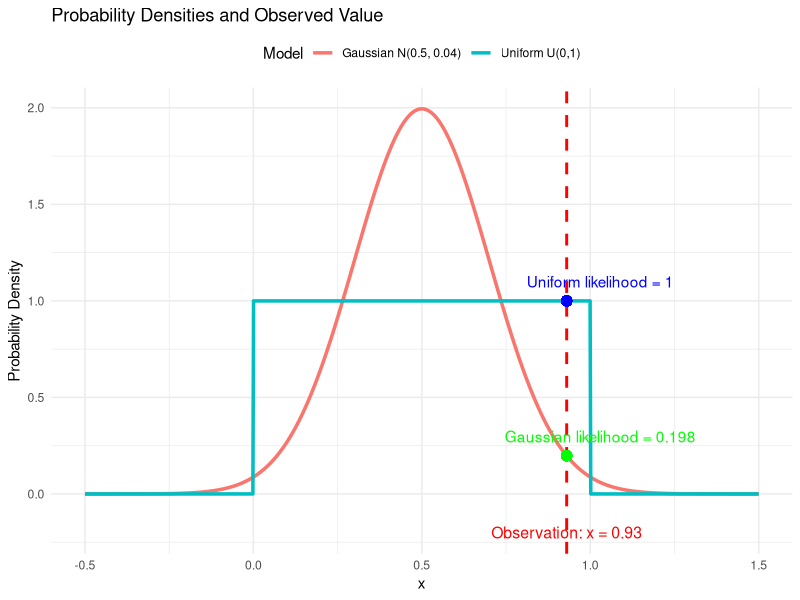
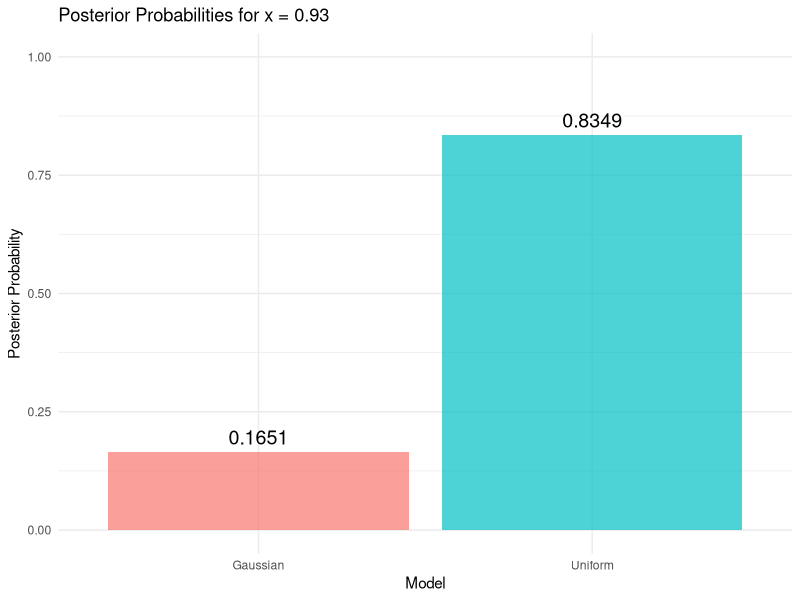
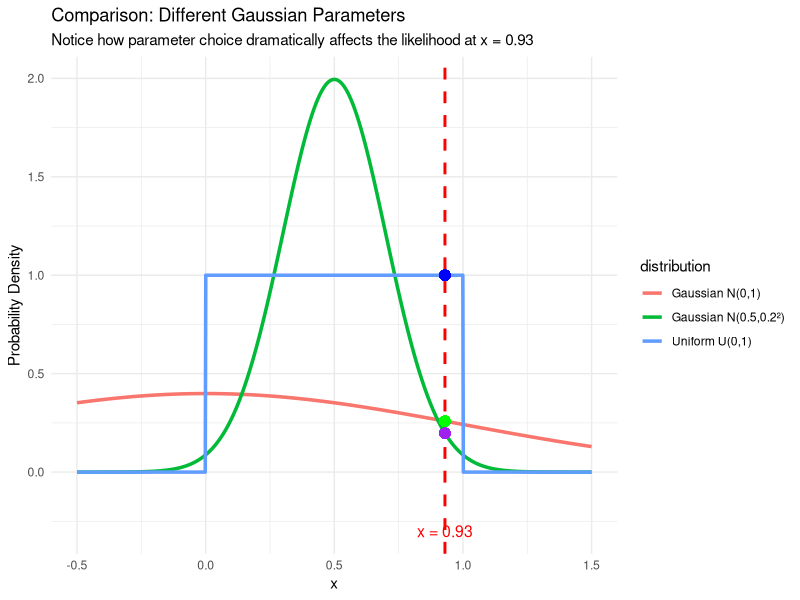

The R source for these figures, in order:
## ---- chunk 1
knitr::opts_chunk$set(echo = TRUE, warning = FALSE, message = FALSE)
library(ggplot2)
library(dplyr)
## ---- chunk 2
# Define our observation
x_obs <- 0.93

# Model 1: Uniform distribution U(0,1)
likelihood_uniform <- function(x) {
  ifelse(x >= 0 & x <= 1, 1, 0)
}

# Model 2: Gaussian distribution N(mu, sigma^2)
# We need to specify parameters for the Gaussian
mu <- 0.5    # mean
sigma <- 0.2 # standard deviation

likelihood_gaussian <- function(x, mu, sigma) {
  dnorm(x, mean = mu, sd = sigma)
}

# Calculate likelihoods for our observation
L1 <- likelihood_uniform(x_obs)
L2 <- likelihood_gaussian(x_obs, mu, sigma)

cat("Likelihood under Uniform model:", L1, "\n")
cat("Likelihood under Gaussian model:", L2, "\n")

# Prior probabilities (equal priors)
prior_M1 <- 0.5
prior_M2 <- 0.5

# Calculate evidence (normalization constant)
evidence <- L1 * prior_M1 + L2 * prior_M2

# Calculate posterior probabilities
posterior_M1 <- (L1 * prior_M1) / evidence
posterior_M2 <- (L2 * prior_M2) / evidence

cat("\nPosterior Probabilities:\n")
cat("P(Uniform | x = 0.93) =", round(posterior_M1, 4), "\n")
cat("P(Gaussian | x = 0.93) =", round(posterior_M2, 4), "\n")

# Bayes factor
bayes_factor <- L1 / L2
cat("\nBayes Factor (Uniform vs Gaussian):", round(bayes_factor, 4), "\n")
## ---- chunk 3
# Create a range of x values
x_range <- seq(-0.5, 1.5, length.out = 1000)

# Calculate densities
uniform_density <- sapply(x_range, likelihood_uniform)
gaussian_density <- sapply(x_range, function(x) likelihood_gaussian(x, mu, sigma))

# Create data frame for plotting
plot_data <- data.frame(
  x = rep(x_range, 2),
  density = c(uniform_density, gaussian_density),
  model = rep(c("Uniform U(0,1)", paste0("Gaussian N(", mu, ", ", sigma^2, ")")), 
              each = length(x_range))
)

# Create the plot
p1 <- ggplot(plot_data, aes(x = x, y = density, color = model)) +
  geom_line(size = 1.2) +
  geom_vline(xintercept = x_obs, linetype = "dashed", color = "red", size = 1) +
  geom_point(x = x_obs, y = L1, color = "blue", size = 3) +
  geom_point(x = x_obs, y = L2, color = "green", size = 3) +
  annotate("text", x = x_obs + 0.1, y = L1 + 0.1, 
           label = paste("Uniform likelihood =", round(L1, 3)), 
           color = "blue") +
  annotate("text", x = x_obs + 0.1, y = L2 + 0.1, 
           label = paste("Gaussian likelihood =", round(L2, 3)), 
           color = "green") +
  annotate("text", x = x_obs, y = -0.2, 
           label = paste("Observation: x =", x_obs), 
           color = "red", size = 4) +
  labs(title = "Probability Densities and Observed Value",
       x = "x", y = "Probability Density",
       color = "Model") +
  theme_minimal() +
  theme(legend.position = "top")

print(p1)
## ---- chunk 4
# Create bar plot of posterior probabilities
posterior_data <- data.frame(
  Model = c("Uniform", "Gaussian"),
  Posterior = c(posterior_M1, posterior_M2)
)

p2 <- ggplot(posterior_data, aes(x = Model, y = Posterior, fill = Model)) +
  geom_bar(stat = "identity", alpha = 0.7) +
  geom_text(aes(label = round(Posterior, 4)), vjust = -0.5, size = 5) +
  labs(title = paste("Posterior Probabilities for x =", x_obs),
       y = "Posterior Probability") +
  theme_minimal() +
  theme(legend.position = "none") +
  ylim(0, 1)

print(p2)
## ---- chunk 5
# Test different Gaussian parameters
mu_values <- c(0.3, 0.5, 0.7, 0.9)
sigma_values <- c(0.1, 0.2, 0.3, 0.4)

results <- expand.grid(mu = mu_values, sigma = sigma_values)
results$posterior_uniform <- NA
results$posterior_gaussian <- NA

for (i in 1:nrow(results)) {
  mu_test <- results$mu[i]
  sigma_test <- results$sigma[i]
  
  L1_test <- likelihood_uniform(x_obs)
  L2_test <- likelihood_gaussian(x_obs, mu_test, sigma_test)
  
  evidence_test <- L1_test * prior_M1 + L2_test * prior_M2
  
  results$posterior_uniform[i] <- (L1_test * prior_M1) / evidence_test
  results$posterior_gaussian[i] <- (L2_test * prior_M2) / evidence_test
}

print("Sensitivity Analysis Results:")
print(results)
## ---- chunk 6
# Simulate multiple observations
set.seed(123)
n_obs <- 10
observations <- c(0.93, 0.85, 0.76, 0.88, 0.91, 0.82, 0.79, 0.86, 0.89, 0.84)

# Calculate joint likelihood (assuming independence)
joint_likelihood_uniform <- prod(sapply(observations, likelihood_uniform))
joint_likelihood_gaussian <- prod(sapply(observations, function(x) 
  likelihood_gaussian(x, mu, sigma)))

# Calculate posterior probabilities
evidence_joint <- joint_likelihood_uniform * prior_M1 + 
                  joint_likelihood_gaussian * prior_M2

posterior_uniform_joint <- (joint_likelihood_uniform * prior_M1) / evidence_joint
posterior_gaussian_joint <- (joint_likelihood_gaussian * prior_M2) / evidence_joint

cat("Multiple Observations Analysis:\n")
cat("Observations:", paste(observations, collapse = ", "), "\n")
cat("P(Uniform | data) =", round(posterior_uniform_joint, 6), "\n")
cat("P(Gaussian | data) =", round(posterior_gaussian_joint, 6), "\n")

# Calculate log Bayes factor to avoid numerical issues
log_bayes_factor <- sum(log(sapply(observations, likelihood_uniform))) - 
                   sum(log(sapply(observations, function(x) 
                     likelihood_gaussian(x, mu, sigma))))

cat("Log Bayes Factor =", round(log_bayes_factor, 4), "\n")
## ---- chunk 7
x_obs <- 0.93

# Your calculation (using R defaults)
prob_default <- dunif(0.93) / (dunif(0.93) + dnorm(0.93))

# My calculation (with specified parameters)
mu <- 0.5
sigma <- 0.2
L1 <- dunif(0.93)
L2 <- dnorm(0.93, mean = mu, sd = sigma)
prob_specified <- L1 / (L1 + L2)

cat("Your calculation result:", round(prob_default, 4), "\n")
cat("My calculation result:", round(prob_specified, 4), "\n")

cat("\n--- The Key Difference ---\n")
cat("dunif(0.93) =", dunif(0.93), "(same in both)\n")
cat("dnorm(0.93) [default N(0,1)] =", round(dnorm(0.93), 4), "\n")
cat("dnorm(0.93, 0.5, 0.2) [N(0.5,0.2²)] =", round(dnorm(0.93, 0.5, 0.2), 4), "\n")

cat("\n--- Why This Matters ---\n")
cat("With N(0,1): x=0.93 is only", round((0.93-0)/1, 2), "standard deviations from mean\n")
cat("With N(0.5,0.2): x=0.93 is", round((0.93-0.5)/0.2, 2), "standard deviations from mean\n")
## ---- chunk 8
x_range <- seq(-0.5, 1.5, length.out = 1000)

# Compare the three distributions
uniform_dens <- dunif(x_range)
gaussian_01 <- dnorm(x_range, 0, 1)      # Your approach
gaussian_05_02 <- dnorm(x_range, 0.5, 0.2)  # My approach

plot_data <- data.frame(
  x = rep(x_range, 3),
  density = c(uniform_dens, gaussian_01, gaussian_05_02),
  distribution = rep(c("Uniform U(0,1)", "Gaussian N(0,1)", "Gaussian N(0.5,0.2²)"), 
                    each = length(x_range))
)

ggplot(plot_data, aes(x = x, y = density, color = distribution)) +
  geom_line(size = 1.2) +
  geom_vline(xintercept = 0.93, linetype = "dashed", color = "red", size = 1) +
  geom_point(x = 0.93, y = dunif(0.93), color = "blue", size = 3) +
  geom_point(x = 0.93, y = dnorm(0.93, 0, 1), color = "green", size = 3) +
  geom_point(x = 0.93, y = dnorm(0.93, 0.5, 0.2), color = "purple", size = 3) +
  annotate("text", x = 0.93, y = -0.3, label = "x = 0.93", color = "red", size = 4) +
  labs(title = "Comparison: Different Gaussian Parameters",
       subtitle = "Notice how parameter choice dramatically affects the likelihood at x = 0.93",
       x = "x", y = "Probability Density") +
  theme_minimal() +
  xlim(-0.5, 1.5)
